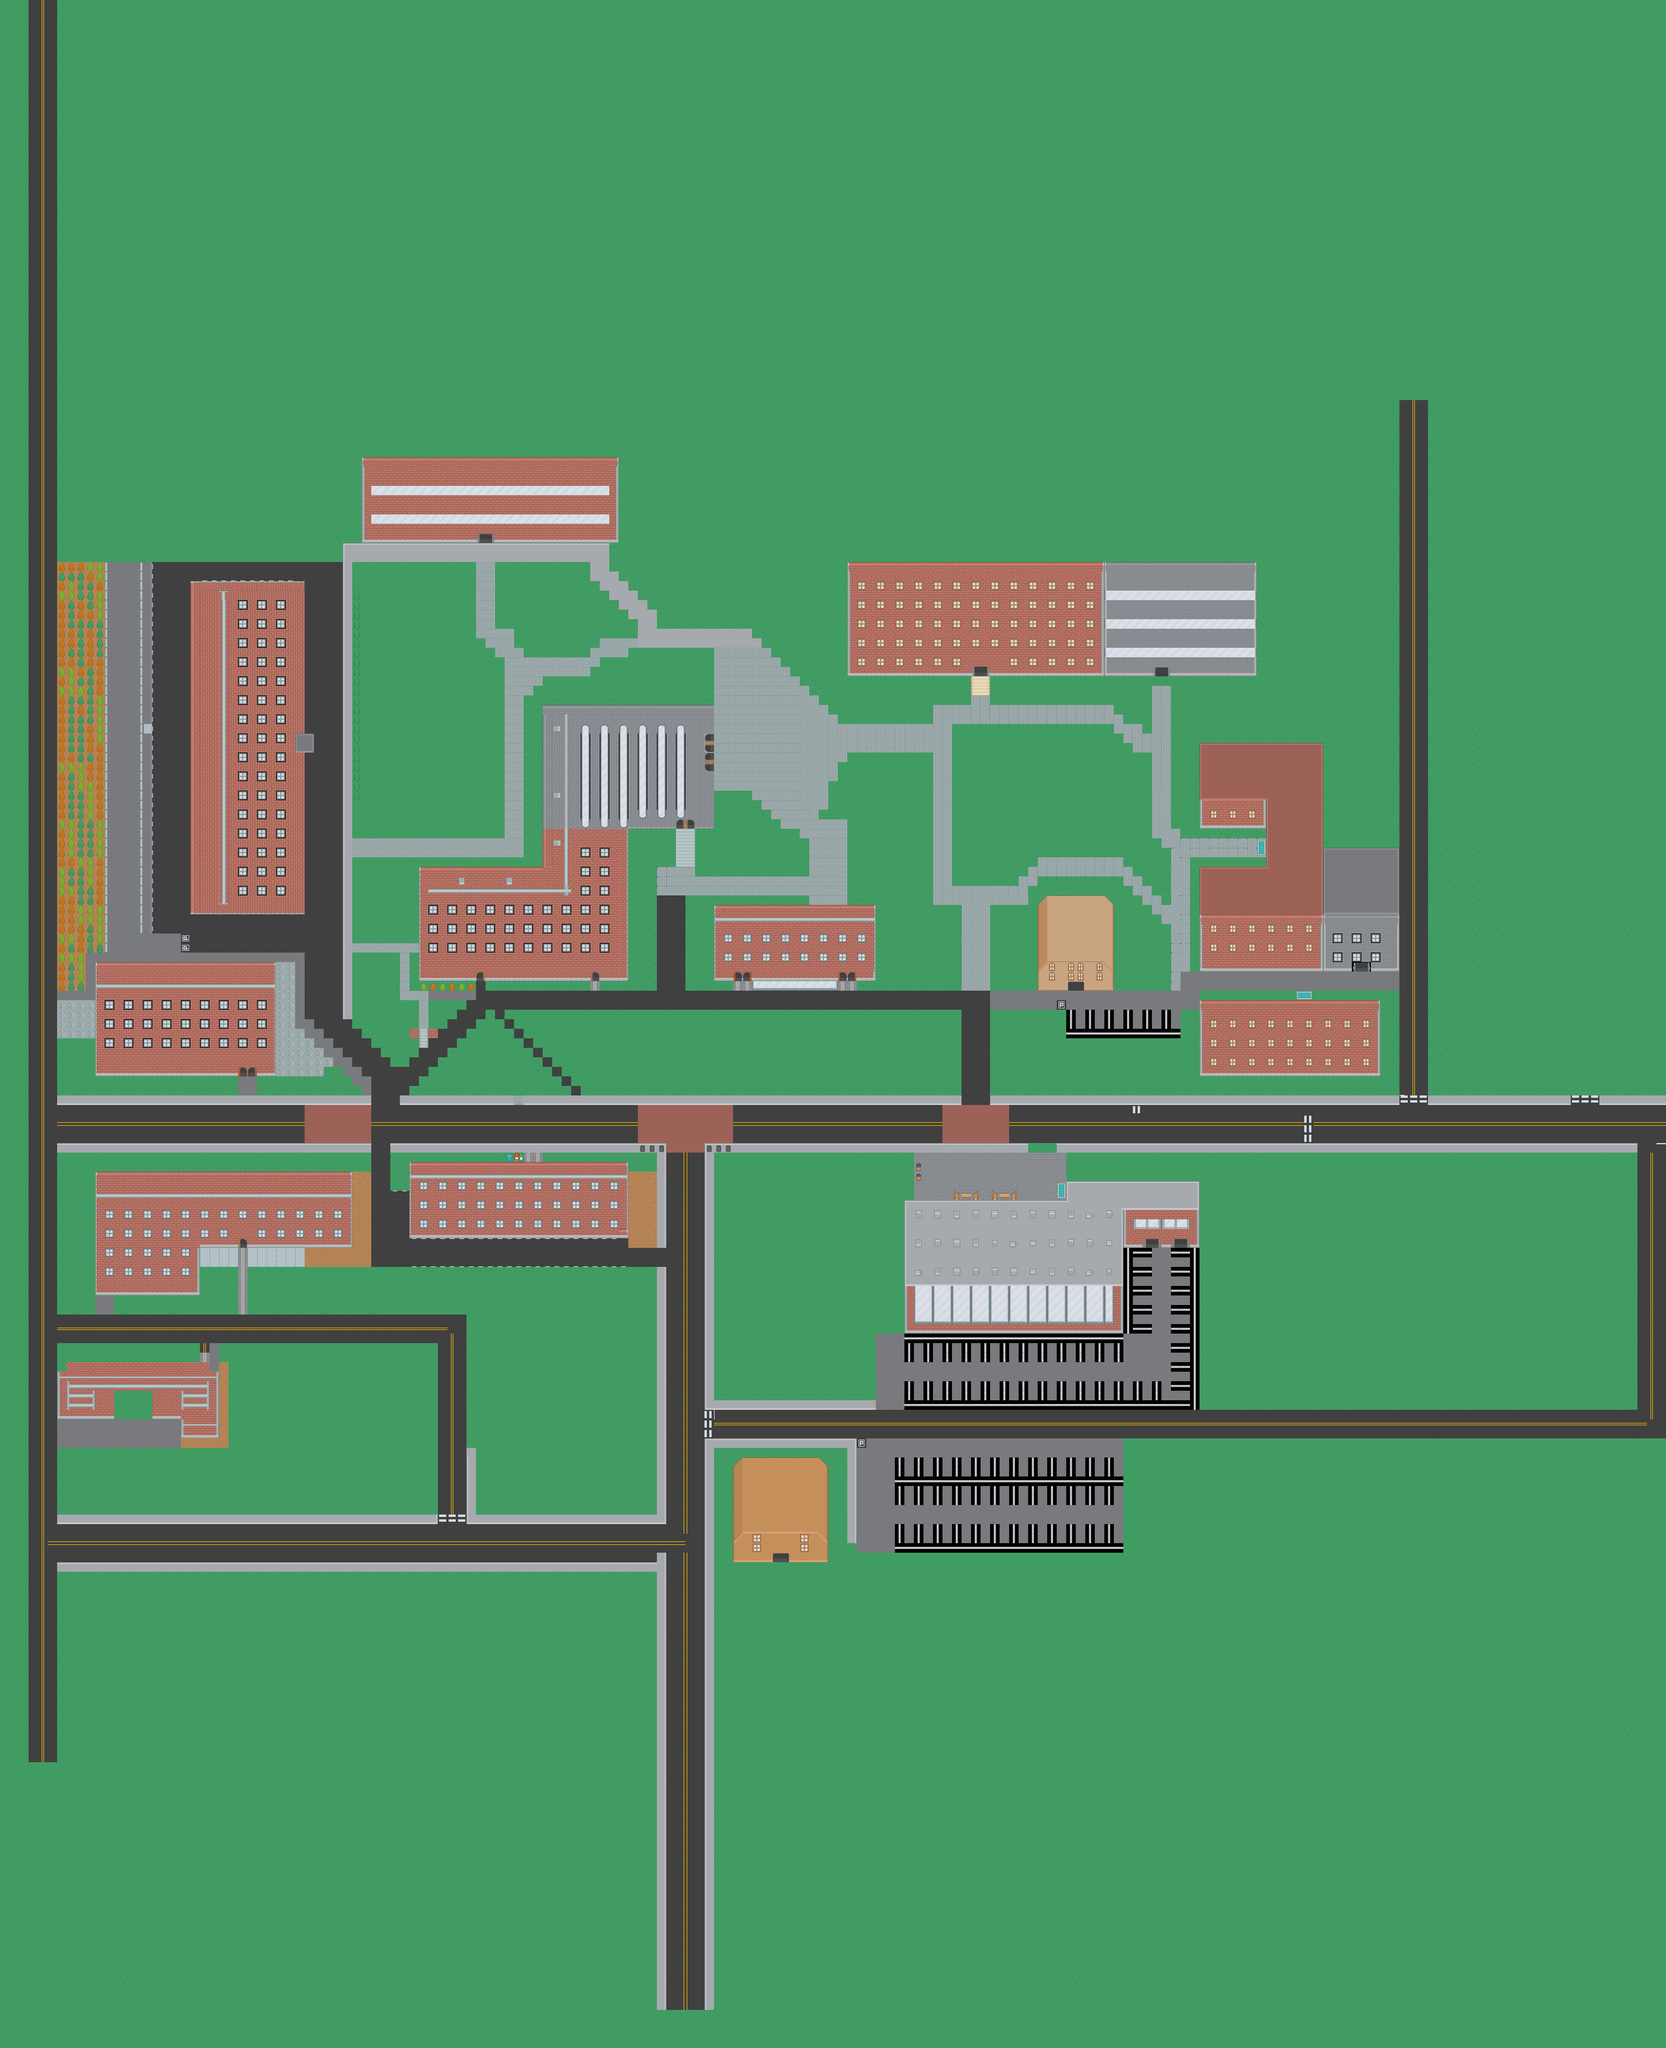

The image is a tile-based game level rendered from a .tmx file. Its description and source (layers, tilesets, objects; grid data summarised) follow:
An orthogonal 175x215 tile map with 16x16 px tiles, 3 tile layers (Tile Layer 1, Tile Layer 2, Tile Layer 3), 2 tilesets.

<map version="1.0" tiledversion="1.1.1" orientation="orthogonal" renderorder="right-down" width="175" height="215" tilewidth="16" tileheight="16" infinite="0" nextobjectid="1">
 <tileset firstgid="1" source="City Sprites.tsx" />
 <tileset firstgid="1037" source="roguelikeSheet_transparent.tsx" />
 <layer name="Tile Layer 1" width="175" height="215">
  <data>[37625 cells, 37625 non-empty, 124 distinct tile ids]</data>
 </layer>
 <layer name="Tile Layer 2" width="175" height="215">
  <data>[37625 cells, 875 non-empty, 68 distinct tile ids]</data>
 </layer>
 <layer name="Tile Layer 3" width="175" height="215">
  <data>[37625 cells, 0 non-empty, 0 distinct tile ids]</data>
 </layer>
</map>
